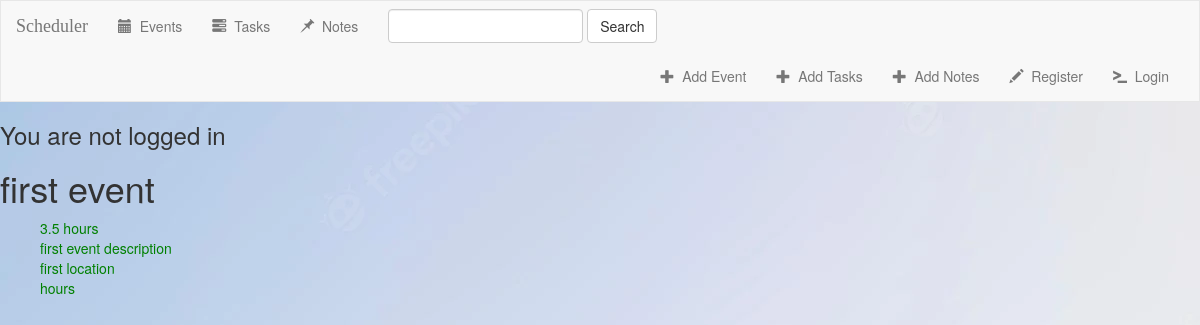
The app's page /12/ with its own data.
### events/models.py (models this page shows, shortened)
class Event(models.Model):
    name = models.CharField(max_length=200)
    duration = models.FloatField(default=.5,validators=[MinValueValidator(.5), MaxValueValidator(24)])#TODO: Input validation
    location = models.CharField(max_length=300)
    description = models.CharField(max_length=2000)
    start = models.DateTimeField(default = timezone.now)
    type = models.CharField(max_length=50, choices=types,default="DEADLINE")
    user = models.ForeignKey(User, on_delete=models.CASCADE, related_name="eventlist", null=True)

### events/views.py (the view)
# urls.py: path('<int:pk>/', views.DetailView.as_view(),name='detail'),
class DetailView(generic.DetailView):
    model = Event
    template_name = 'events/detail.html'

### events/templates/events/detail.html
{% extends 'events/base.html'%}
    {% block main %}
        <h1>{{ event.name }}</h1>
        <ul>
            <li >{{ event.duration }} hours</li>
            <li>{{ event.description }}</li>
            <li>{{ event.location }}</li>
            <li>{{ event.due_date }} hours</li>
        </ul>
{% endblock %}

### events/static/events/style.css (style rules this page uses)
ul { color: green; list-style-type: none; }
body { background: rgb(130, 35, 35) url("../events/static/images/background.jpeg"); }

### records on screen
Event: name "first event", duration "3.5", description "first event description", location "first location"
